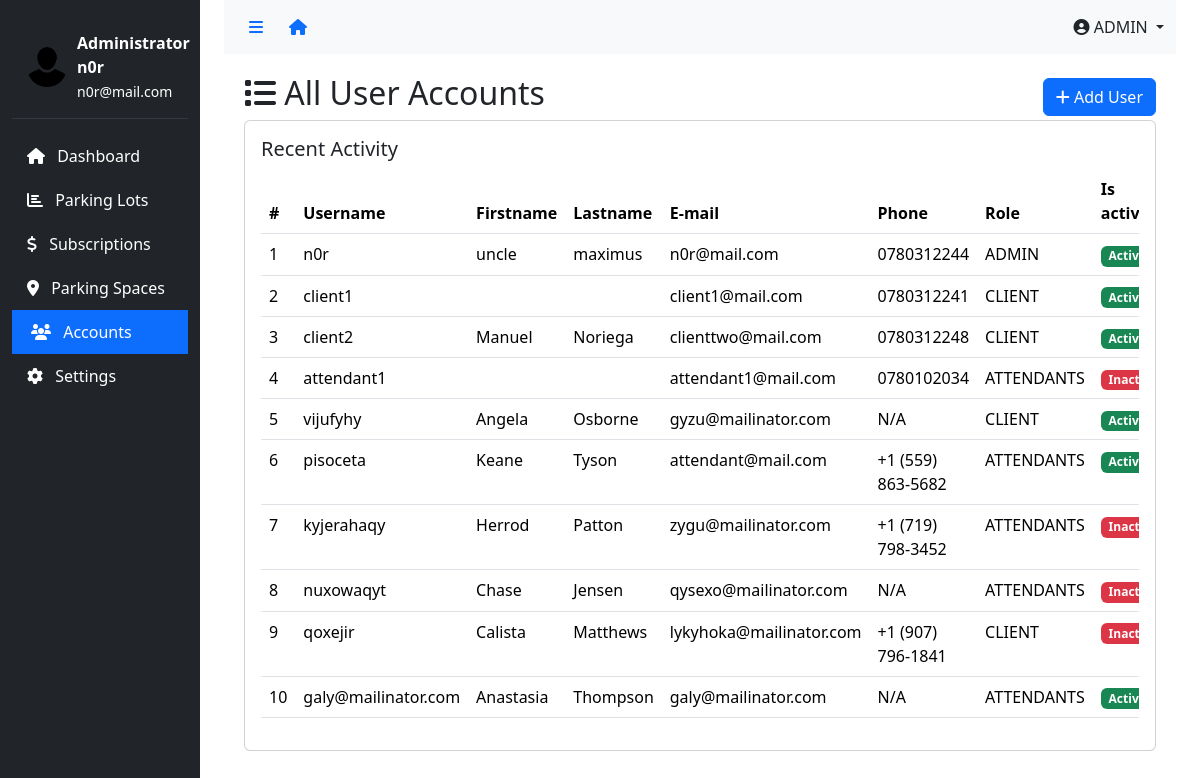
The page /dashboard/uaccounts (signed in) on the database its author committed.
### app/models.py (models this page shows, shortened)
class User(AbstractUser):
    class Role(models.TextChoices):
        ATTENDANTS = "ATTENDANTS", "Attendants"
        ADMIN = "ADMIN", "Admin"
        CLIENT = "CLIENT", "Client"
    role = models.CharField(
        max_length=50,
        choices=Role.choices,
        default=Role.CLIENT  # Set default role to CLIENT
    )
    phone_number = models.CharField(
        validators=[phone_regex],
        max_length=10,
        unique=True,
        null=True
    )
    groups = models.ManyToManyField(
        'auth.Group',
        related_name='users',
        blank=True,
        help_text='The groups this user belongs to.'
    )
    user_permissions = models.ManyToManyField(
        'auth.Permission',
        related_name='users',
        blank=True,
        help_text='Specific permissions for this user.'
    )

### app/views.py (the view)
# urls.py: path('dashboard/uaccounts', views.uaccounts, name="uaccounts"),
@login_required
@admin_required
def uaccounts(request):
    users = User.objects.all()
    return render(request, 'dashboard/uaccounts.html', {'users': users, 'active_menu': 'uaccounts'})

### app/templates/app/dashboard/uaccounts.html (shortened to what this page needs)
{% extends 'dashboard/base.html' %}
{% block content %}
<div class="content">
    <div class="d-flex justify-content-between align-items-center">
        <h2><i class="fas fa-list"></i> All User Accounts</h2>
        <a href="{% url 'create_user' %}" class="btn btn-primary"><i class="fas fa-plus"></i> Add User</a>
    </div>
    <div class="card">
        <div class="card-body">
            <h5 class="card-title">Recent Activity</h5>
            <div class="table-responsive">
                <table class="table table-hover" id="activityTable">
                    <thead>
                        <tr>
                            <th>#</th>
                            <th>Username</th>
                            <th>Firstname</th>
                            <th>Lastname</th>
                            <th>E-mail</th>
                            <th>Phone</th>
                            <th>Role</th>
                            <th>Is active</th>
                        </tr>
                    </thead>
                    <tbody>
                        {% for user in users %}
                        <tr>
                            <td>{{ forloop.counter }}</td>
                            <td>{{ user.username }}</td>
                            <td>{{ user.first_name }}</td>
                            <td>{{ user.last_name }}</td>
                            <td>{{ user.email }}</td>
                            <td>{{ user.phone_number|default:"N/A" }}</td>
                            <td>{{ user.role|default:"N/A" }}</td>
                            <td>
                                {% if user.is_active %}
                                <span class="badge bg-success">Active</span>
                                {% else %}
                                <span class="badge bg-danger">Inactive</span>
                                {% endif %}
                            </td>
                        </tr>
                        {% empty %}
                        <tr>
                            <td colspan="9" class="text-center">No users found</td>
                        </tr>
                        {% endfor %}
                    </tbody>
                </table>
            </div>
        </div>
    </div>
</div>
</div>
</div>
{% endblock %}

### app/templates/app/dashboard/includes/admin-sidebar.html
{% load static %}
<div class="col-md-3 col-lg-2 d-md-block sidebar" id="sidebar">
  <div class="position-sticky pt-3">
    <div class="user-info d-flex align-items-center">
      <img src="{% static 'img/pngwing.com.png' %}" alt="User" class="rounded-circle" />
      <div>
        <div class="fw-bold">Administrator</div>
        <div class="fw-bold">{{ user.username }}</div>
        <small>{{ user.email }}</small>
      </div>
    </div>
    <ul class="nav flex-column">
      <li class="nav-item">
        <a class="sidebar-link {% if active_menu == 'dashboard' %}active{% endif %}" href="{% url 'dashboard' %}" data-page="dashboard">
          <i class="fas fa-home me-2"></i> Dashboard
        </a>
      </li>
      <li class="nav-item">
        <a class="sidebar-link {% if active_menu == 'parking' %}active{% endif %}" href="{% url 'parking' %}" data-page="analytics">
          <i class="fas fa-chart-bar me-2"></i> Parking Lots
        </a>
      </li>
      <li class="nav-item">
        <a class="sidebar-link {% if active_menu == 'subscriptions' %}active{% endif %}" href="{% url 'subscriptions' %}" data-page="analytics">
          <i class="fas fa-dollar me-2"></i> Subscriptions
        </a>
      </li>
      <li class="nav-item">
        <a class="sidebar-link {% if active_menu == 'parkingspace' %}active{% endif %}" href="{% url 'parkingspace' %}" data-page="analytics">
          <i class="fas fa-location-dot me-2"></i> Parking Spaces
        </a>
      </li>
      <li class="nav-item">
        <a class="sidebar-link {% if active_menu == 'uaccounts' %}active{% endif %}" href="{% url 'uaccounts' %}" data-page="users">
          <i class="fas fa-users me-2"></i> Accounts
        </a>
      </li>
      <li class="nav-item">
        <a class="sidebar-link {% if active_menu == 'settings' %}active{% endif %}" href="#" data-page="settings">
          <i class="fas fa-cog me-2"></i> Settings
        </a>
      </li>
    </ul>
  </div>
</div>

### app/templates/app/dashboard/includes/nav.html (shortened to what this page needs)
<nav class="navbar navbar-expand-lg navbar-light bg-light">
  <div class="container-fluid d-flex align-items-center">
    <div class="d-flex align-items-center">
      <button class="btn btn-link" id="sidebarToggle">
        <i class="fas fa-bars"></i>
      </button>
      <a href="/" class="btn btn-link">
        <i class="fas fa-house"></i>
      </a>
    </div>
    <div class="ms-auto d-flex align-items-center">
      <div class="dropdown">
        <a class="nav-link dropdown-toggle" href="#" role="button" data-bs-toggle="dropdown">
          <i class="fas fa-user-circle"></i> {{ user.role }}
        </a>
      </div>
    </div>
  </div>
</nav>

### app/templates/app/dashboard/base.html (style rules this page uses)
.sidebar { min-height: 100vh; background: #212529; transition: all 0.3s; }
.sidebar-link { color: #fff; text-decoration: none; padding: 10px 15px; display: block; transition: all 0.3s; }
.sidebar-link:hover, .sidebar-link.active { background: #343a40; color: #fff; border-left: 4px solid #0d6efd; }
.sidebar-link.active { background: #0d6efd; }
.content { padding: 20px; }
#sidebarToggle { cursor: pointer; }
.user-info { color: white; padding: 15px; border-bottom: 1px solid #343a40; margin-bottom: 15px; }
.user-info img { width: 40px; height: 40px; margin-right: 10px; }

### rows shown on the page
User: username "n0r", email "n0r@mail.com", role "ADMIN", first_name "uncle", last_name "maximus", phone_number "0780312244", is_active "Active"
User: username "client1", email "client1@mail.com", phone_number "0780312241", role "CLIENT", is_active "Active"
User: username "client2", first_name "Manuel", last_name "Noriega", email "clienttwo@mail.com", phone_number "0780312248", role "CLIENT", is_active "Active"
User: username "attendant1", email "attendant1@mail.com", phone_number "0780102034", role "ATTENDANTS", is_active "Inactive"
User: username "vijufyhy", first_name "Angela", last_name "Osborne", email "gyzu@mailinator.com", phone_number "N/A", role "CLIENT", is_active "Active"
User: username "pisoceta", first_name "Keane", last_name "Tyson", email "attendant@mail.com", phone_number "+1 (559) 863-5682", role "ATTENDANTS", is_active "Active"
User: username "kyjerahaqy", first_name "Herrod", last_name "Patton", email "zygu@mailinator.com", phone_number "+1 (719) 798-3452", role "ATTENDANTS", is_active "Inactive"
User: username "nuxowaqyt", first_name "Chase", last_name "Jensen", email "qysexo@mailinator.com", phone_number "N/A", role "ATTENDANTS", is_active "Inactive"
User: username "qoxejir", first_name "Calista", last_name "Matthews", email "lykyhoka@mailinator.com", phone_number "+1 (907) 796-1841", role "CLIENT", is_active "Inactive"
User: username "galy@mailinator.com", first_name "Anastasia", last_name "Thompson", email "galy@mailinator.com", phone_number "N/A", role "ATTENDANTS", is_active "Active"
